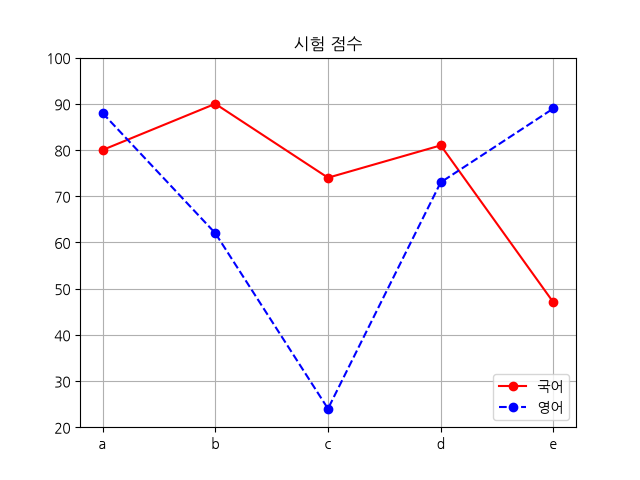

Python code for this plot:
"""
matplotlib: 프로팅 라이브러리. 그래ㅑ프 작성을 위한 다양한 함수 제공

데이터 시각화의 장점:

복잡한 정보의 명확한 전달
패턴, 추세, 이상값 파악
데이터 기반의 빠른 의사결정
효과적인 스토리텔링과 설득력 강화
통계적 함정 방지 (앤스컴의 사중주 등)
"""

import numpy as np
import pandas as pd
import matplotlib.pyplot as plt
plt.rc('font', family='malgun gothic') # 한글 글꼴 지정 없으면 글자 깨짐
# 이거를 주면 음수가 깨짐
plt.rcParams['axes.unicode_minus']=False # 음수 깨짐 방지. 없으면 음수 깨짐
# 위에 두개는 같이 써야함

import koreanize_matplotlib # 이거 쓰면 한번에 한글 글꼴, 음수 다 처리할 수 있음

x=["서울", "인천", "수원"] # 그래프의 x축 값은 인덱스. 0부터 시작하지만 사용자가 지정해주는거임
y=[5,3,7] #list
y=(5,3,7) # tuple. ※ {}set은 불가능
plt.xlabel('지역명')
plt.ylabel('투자액')

plt.xlim([-1,3])
plt.ylim([0,10])

plt.yticks(list(range(0,11,3))) # y축의 라벨을 인위적으로 변경. 이거 없으면 기본값 지정된 걸로 출력

plt.plot(x,y)
plt.show()

data=np.arange(1,11,2)
plt.plot(data) # x축의 구간은 자동 설정
x=[0,1,2,3,4]
for a,b in zip(x,data):
    plt.text(x=a,y=b,s=str(b))
plt.show()

x=np.arange(10)
y=np.sin(x)
# print(x,y)
# plt.plot(x,y)
# plt.plot(x,y,'bo') #color,marker 표시
plt.plot(x,y,'ro--',linewidth=2,markersize=12) # bo는 파란점, go는 녹색점, ro는 빨간점
plt.show()

# hold: 복수의 plot으로 여러 개의 차트를 겹쳐 그림
x=np.arange(0,np.pi*3,0.1)
print(x)
y_cos=np.cos(x)
y_sin=np.sin(x)
plt.figure(figsize=(10,5)) # 그래프 전체 크기 지정(w,h)
plt.plot(x,y_sin,'r') # 선
plt.scatter(x,y_cos) # 산점도
plt.legend(['사인','코싸인']) # 범례
plt.show()

print()
# subplot: 하나의 figure를 여러개의 axes(plot)으로 나누기
plt.subplot(2,1,1) # 1행
plt.plot(x,y_sin)
plt.title('sin')
plt.subplot(2,1,2) # 2행
plt.plot(x,y_cos)
plt.title('cosin')
plt.show()

print()
irum=['a','b','c','d','e']
kor=[80,90,74,81,47]
eng=[88,62,24,73,89]
plt.plot(irum,kor,'ro-')
plt.plot(irum,eng,'bo--')
plt.ylim([20,100])
plt.title('시험 점수')
plt.legend(['국어','영어'],loc=4)
plt.grid(True)

# 그래프를 이미지 파일로 저장
fig=plt.gcf()
plt.show()
fig.savefig('mplot1.png')

# 이미지 읽기
from matplotlib.pyplot import imread
img=imread('mplot1.png')
plt.imshow(img)
# plt.imshow('mplot1.png') # 얘도 가능
plt.show()
